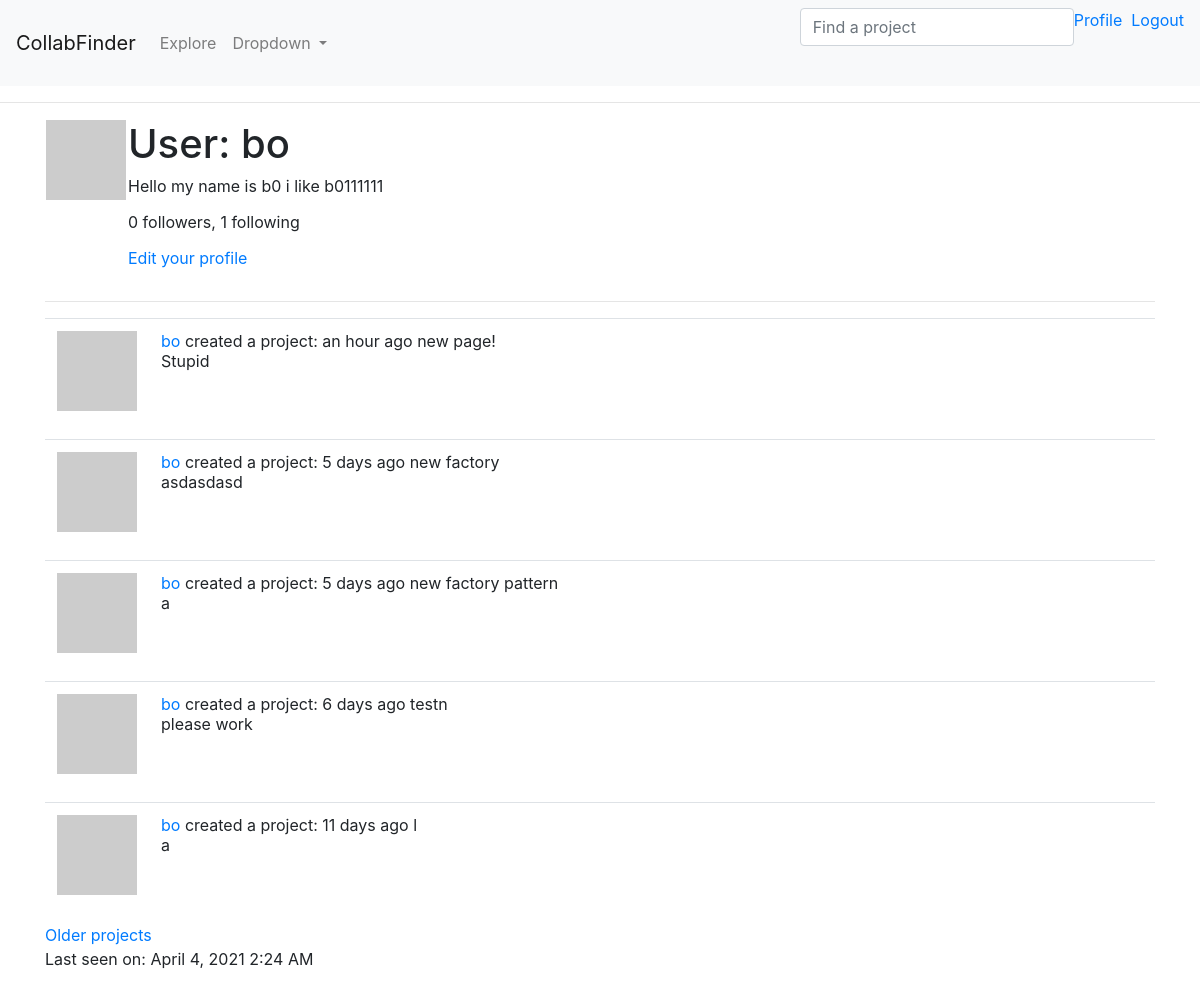
Page /user/bo (signed in) on the committed database.
### app/models.py (models this page shows, shortened)
class User(UserMixin, db.Model):
    id = db.Column(db.Integer, primary_key=True)
    username = db.Column(db.String(64), index=True, unique=True)
    email = db.Column(db.String(120), index=True, unique=True)
    password_hash = db.Column(db.String(128))
    projects = db.relationship('Project', backref='creator', lazy='dynamic')
    about_me = db.Column(db.String(140))
    last_seen = db.Column(db.DateTime, default=datetime.utcnow)
    followed = db.relationship( # Looking at relationship from follower (one) --> following (many), this yield the right side (those followed)
        'User', secondary=followers, #Self-ref, association table
        primaryjoin=(followers.c.follower_id == id), #condition to join left side (follower) w/ assoc. table
        secondaryjoin=(followers.c.followed_id == id),
        backref=db.backref('followers', lazy='dynamic'), lazy='dynamic') #defines how this relationship will be accessed from the right side entity
    def avatar(self, size):
        digest = md5(self.email.lower().encode('utf-8')).hexdigest()
        return 'https://www.gravatar.com/avatar/{}?d=identicon&s={}'.format(digest, size)

class Project(SearchableMixin, db.Model):
    __searchable__ = ['category','name','descr'] # subject to change
    id = db.Column(db.Integer, primary_key=True)
    category = db.Column(db.String(60))
    name = db.Column(db.String(60))
    descr = db.Column(db.String(140))
    skill_level = db.Column(db.String(20))
    setting = db.Column(db.String(20))
    language = db.Column(db.String(5))
    timestamp = db.Column(db.DateTime, index=True, default=datetime.utcnow)
    user_id = db.Column(db.Integer, db.ForeignKey('user.id')) #creator ID (want this to be many to one: many creator to one proj)
    __mapper_args__ = {'polymorphic_on': category}

class Learning(Project):
    __mapper_args__ = {'polymorphic_identity': 'learning'}
    id = db.Column(db.Integer, db.ForeignKey('project.id'), primary_key=True)
    pace = db.Column(db.String(60))
    learning_category = db.Column(db.String(60))
    subject = db.Column(db.String(60)) #still have to figure out how to implement this

class SearchableMixin(object):
    @classmethod
    def before_commit(cls, session):
        session._changes = {
            'add': list(session.new),
            'update': list(session.dirty),
            'delete': list(session.deleted)
        }
    @classmethod
    def after_commit(cls, session):
        for obj in session._changes['add']:
            if isinstance(obj, SearchableMixin):
                add_to_index(obj.__tablename__, obj)
        for obj in session._changes['update']:
            if isinstance(obj, SearchableMixin):
                add_to_index(obj.__tablename__, obj)
        for obj in session._changes['delete']:
            if isinstance(obj, SearchableMixin):
                remove_from_index(obj.__tablename__, obj)
        session._changes = None

class Project(SearchableMixin, db.Model):
    __searchable__ = ['category','name','descr'] # subject to change
    id = db.Column(db.Integer, primary_key=True)
    category = db.Column(db.String(60))
    name = db.Column(db.String(60))
    descr = db.Column(db.String(140))
    skill_level = db.Column(db.String(20))
    setting = db.Column(db.String(20))
    language = db.Column(db.String(5))
    timestamp = db.Column(db.DateTime, index=True, default=datetime.utcnow)
    user_id = db.Column(db.Integer, db.ForeignKey('user.id')) #creator ID (want this to be many to one: many creator to one proj)
    __mapper_args__ = {'polymorphic_on': category}

### app/main/routes.py (the view)
@bp.route('/user/<username>')
@login_required
def user(username):
    user = User.query.filter_by(username=username).first_or_404()
    page = request.args.get('page', 1, type=int)
    projects = user.projects.order_by(Project.timestamp.desc()).paginate(
        page, current_app.config['PROJECTS_PER_PAGE'], False)
    next_url = url_for('main.user', username=user.username,
                       page=projects.next_num) if projects.has_next else None
    prev_url = url_for('main.user', username=user.username,
                       page=projects.prev_num) if projects.has_prev else None
    form = EmptyForm()
    return render_template('user.html', user=user, projects=projects.items,
                           next_url=next_url, prev_url=prev_url, form=form)

### app/main/forms.py
class SearchForm(FlaskForm):
    q = StringField(_l('Find a project'), validators=[DataRequired()])
    def __init__(self, *args, **kwargs):
        if 'formdata' not in kwargs:
            kwargs['formdata'] = request.args # for the GET request
        if 'csrf_enabled' not in kwargs:
            kwargs['csrf_enabled'] = False
        super(SearchForm, self).__init__(*args, **kwargs)

class EmptyForm(FlaskForm):
    submit = SubmitField('Submit')

### app/main/routes.py (called while the page is built)
@bp.before_app_request
def before_request():
    if current_user.is_authenticated:
        current_user.last_seen = datetime.utcnow()
        db.session.commit()
    g.search_form = SearchForm() # g variable is specific to each request and each client
    g.locale = str(get_locale())

### app/models.py (called while the page is built)
@login.user_loader
def load_user(id):
    return User.query.get(int(id))

### app/templates/user.html (shortened to what this page needs)
{% extends "base.html" %}
{% block content %}
    <table>
        <tr valign="top">
            <td><img src="{{ user.avatar(128) }}"></td>
            <td>
                <h1>{{ _('User') }}: {{ user.username }}</h1>
                {% if user.about_me %}<p>{{ user.about_me }}</p>{% endif %}
                <p>{{ _('%(count)d followers', count=user.followers.count()) }}, {{ _('%(count)d following', count=user.followed.count()) }}</p>
                {% if user == current_user %}
                    <p><a href="{{ url_for('main.edit_profile') }}">{{ _('Edit your profile') }}</a></p>
                {% endif %}
            </td>
        </tr>
    </table>
    <hr>
    {% for project in projects %}
        {% include '_project.html' %}
    {% endfor %}
    {% if next_url %}
        <a href="{{ next_url }}">{{ _('Older projects') }}</a>
    {% endif %}
    {% if user.last_seen %}
    <p>Last seen on: {{ moment(user.last_seen).format('LLL') }}</p>
    {% endif %}
{% endblock %}

### app/templates/_project.html
<table class="table table-hover">
    <tr>
        <td width="70px">
            <a href="{{ url_for('main.user', username=project.creator.username) }}">
                <img src="{{ project.creator.avatar(70) }}" />
            </a>
        </td>
        <td>
            <a href="{{ url_for('main.user', username=project.creator.username) }}">
                {{ project.creator.username }}
            </a>
            {{ _('%(username)s created a project: %(when)s',
                    username=user_link, when=moment(project.timestamp).fromNow()) }}
            {{ project.name }}<br>
            {{ project.descr }}
        </td>
    </tr>
</table>

### rows in the picture
User: username "bo", about_me "Hello my name is b0 i like b0111111", last_seen "April 4, 2021 2:24 AM"
Learning: creator.username "bo", name "new page!", descr "Stupid"
Learning: creator.username "bo", name "new factory", descr "asdasdasd"
Learning: creator.username "bo", name "new factory pattern", descr "a"
Learning: creator.username "bo", name "testn", descr "please work"
Learning: creator.username "bo", name "l", descr "a"
